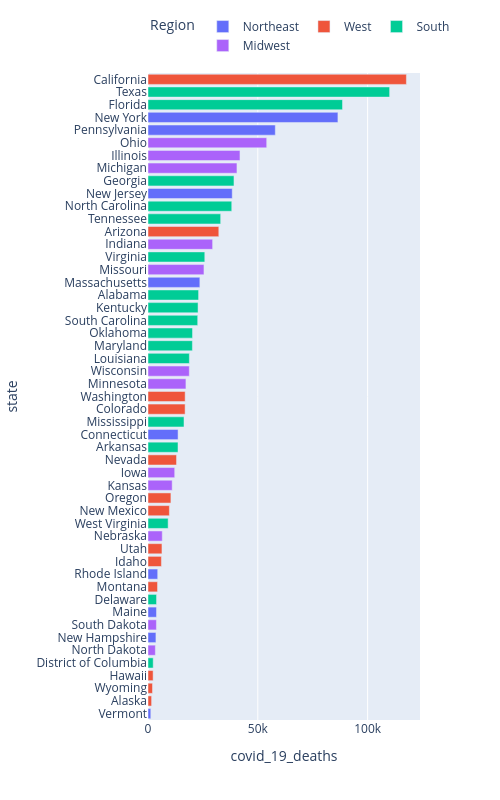

This figure's notebook cell:
### Code cell
df = df.sort_values(by="covid_19_deaths", ascending=True)

# Same region colors as the chart above: Northeast, Midwest (middle America),
# South (including the Southeast), and West (including the Southwest).
#
# Adding color splits the bars into one series per region. Plotly would then
# bunch the states by color and undo the sort. categoryorder "total ascending"
# puts the ranking back: shortest bar at the bottom, longest at the top.
# dtick=1 keeps every state name on the axis instead of skipping some.
fig = px.bar(
    df,
    orientation="h",
    y="state",
    x="covid_19_deaths",
    color="census_region",
    labels={"census_region": "Region"},
    width=500,
    height=800,
)
fig.update_yaxes(dtick=1, categoryorder="total ascending")
# The legend sits above the bars so it does not squeeze the state names.
fig.update_layout(legend={"orientation": "h", "yanchor": "bottom", "y": 1.02, "x": 0})
fig

### Figure 1 — Plotly figure (JSON) as saved in the notebook; plotly's stock layout.template omitted (floating-point values rounded to 4 significant figures)
{"data": [{"hovertemplate": "Region=Northeast<br>covid_19_deaths=%{x}<br>state=%{y}<extra></extra>", "legendgroup": "Northeast", "marker": {"color": "#636efa", "pattern": {"shape": ""}}, "name": "Northeast", "orientation": "h", "showlegend": true, "textposition": "auto", "type": "bar", "x": [1271, 3612, 3861, 4422, 13690, 23613, 38358, 57966, 86475], "xaxis": "x", "y": ["Vermont", "New Hampshire", "Maine", "Rhode Island", "Connecticut", "Massachusetts", "New Jersey", "Pennsylvania", "New York"], "yaxis": "y"}, {"hovertemplate": "Region=West<br>covid_19_deaths=%{x}<br>state=%{y}<extra></extra>", "legendgroup": "West", "marker": {"color": "#EF553B", "pattern": {"shape": ""}}, "name": "West", "orientation": "h", "showlegend": true, "textposition": "auto", "type": "bar", "x": [1638, 2044, 2332, 4339, 6111, 6357, 9735, 10436, 12989, 16894, 16916, 32243, 117655], "xaxis": "x", "y": ["Alaska", "Wyoming", "Hawaii", "Montana", "Idaho", "Utah", "New Mexico", "Oregon", "Nevada", "Colorado", "Washington", "Arizona", "California"], "yaxis": "y"}, {"hovertemplate": "Region=South<br>covid_19_deaths=%{x}<br>state=%{y}<extra></extra>", "legendgroup": "South", "marker": {"color": "#00cc96", "pattern": {"shape": ""}}, "name": "South", "orientation": "h", "showlegend": true, "textposition": "auto", "type": "bar", "x": [2373, 3888, 9169, 13662, 16390, 18834, 20215, 20274, 22634, 22788, 23035, 25858, 33086, 38135, 39142, 88566, 110019], "xaxis": "x", "y": ["District of Columbia", "Delaware", "West Virginia", "Arkansas", "Mississippi", "Louisiana", "Maryland", "Oklahoma", "South Carolina", "Kentucky", "Alabama", "Virginia", "Tennessee", "North Carolina", "Georgia", "Florida", "Texas"], "yaxis": "y"}, {"hovertemplate": "Region=Midwest<br>covid_19_deaths=%{x}<br>state=%{y}<extra></extra>", "legendgroup": "Midwest", "marker": {"color": "#ab63fa", "pattern": {"shape": ""}}, "name": "Midwest", "orientation": "h", "showlegend": true, "textposition": "auto", "type": "bar", "x": [3353, 3836, 6491, 11008, 12156, 17271, 18806, 25482, 29422, 40500, 41877, 54045], "xaxis": "x", "y": ["North Dakota", "South Dakota", "Nebraska", "Kansas", "Iowa", "Minnesota", "Wisconsin", "Missouri", "Indiana", "Michigan", "Illinois", "Ohio"], "yaxis": "y"}], "layout": {"barmode": "relative", "height": 800, "legend": {"orientation": "h", "title": {"text": "Region"}, "tracegroupgap": 0, "x": 0, "y": 1.02, "yanchor": "bottom"}, "margin": {"t": 60}, "width": 500, "xaxis": {"anchor": "y", "domain": [0, 1], "title": {"text": "covid_19_deaths"}}, "yaxis": {"anchor": "x", "categoryorder": "total ascending", "domain": [0, 1], "dtick": 1, "title": {"text": "state"}}}}
